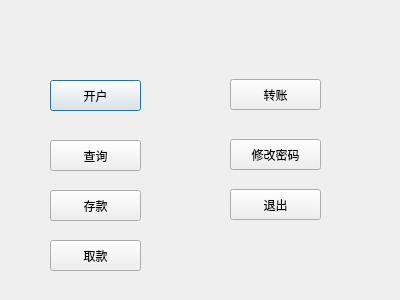
<?xml version="1.0" encoding="UTF-8"?>
<ui version="4.0">
 <class>AdminAll</class>
 <widget class="QDialog" name="AdminAll">
  <property name="geometry">
   <rect>
    <x>0</x>
    <y>0</y>
    <width>400</width>
    <height>300</height>
   </rect>
  </property>
  <property name="windowTitle">
   <string>Dialog</string>
  </property>
  <widget class="QPushButton" name="createAccount">
   <property name="geometry">
    <rect>
     <x>50</x>
     <y>80</y>
     <width>91</width>
     <height>31</height>
    </rect>
   </property>
   <property name="text">
    <string>开户</string>
   </property>
  </widget>
  <widget class="QPushButton" name="seachAccount">
   <property name="geometry">
    <rect>
     <x>50</x>
     <y>140</y>
     <width>91</width>
     <height>31</height>
    </rect>
   </property>
   <property name="text">
    <string>查询</string>
   </property>
  </widget>
  <widget class="QPushButton" name="deposite">
   <property name="geometry">
    <rect>
     <x>50</x>
     <y>190</y>
     <width>91</width>
     <height>31</height>
    </rect>
   </property>
   <property name="text">
    <string>存款</string>
   </property>
  </widget>
  <widget class="QPushButton" name="withDraw">
   <property name="geometry">
    <rect>
     <x>50</x>
     <y>240</y>
     <width>91</width>
     <height>31</height>
    </rect>
   </property>
   <property name="text">
    <string>取款</string>
   </property>
  </widget>
  <widget class="QPushButton" name="changeAccount">
   <property name="geometry">
    <rect>
     <x>230</x>
     <y>79</y>
     <width>91</width>
     <height>31</height>
    </rect>
   </property>
   <property name="text">
    <string>转账</string>
   </property>
  </widget>
  <widget class="QPushButton" name="quit">
   <property name="geometry">
    <rect>
     <x>230</x>
     <y>189</y>
     <width>91</width>
     <height>31</height>
    </rect>
   </property>
   <property name="text">
    <string>退出</string>
   </property>
  </widget>
  <widget class="QPushButton" name="changPasswd">
   <property name="geometry">
    <rect>
     <x>230</x>
     <y>139</y>
     <width>91</width>
     <height>31</height>
    </rect>
   </property>
   <property name="text">
    <string>修改密码</string>
   </property>
  </widget>
 </widget>
 <resources/>
 <connections/>
</ui>
